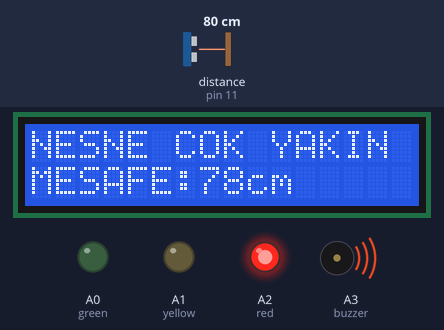
Simulated run of this sketch. Board: Arduino Uno, built with avr-gcc and run on an emulated ATmega328P. Parts: 16×2 character LCD, output pins drawn as LEDs (lit = HIGH), buzzer (waves = sounding, pin HIGH). Wiring (inferred from the names in the program): ultrasonic range finder: trigger pin 9; echo pin 11. Dashed ring = blinking. The test bench sets the inputs (shaded band); at power-on: distance to the obstacle (sensor on pin 11) 80 cm. The echo pulse lasts 58.3 µs per cm; pins used as bus, display or sensor lines are not drawn.

Above: at 1.2 s.
1.3 s: distance to the obstacle (sensor on pin 11) set to 203 cm
At 2.1 s:
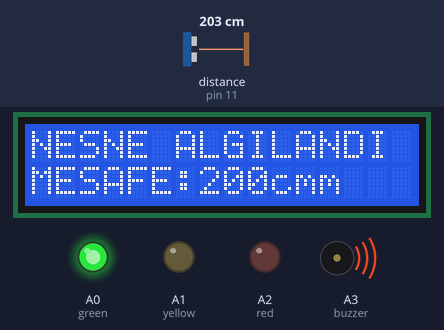
3.0 s: distance to the obstacle (sensor on pin 11) set to 18 cm
At 3.4 s:
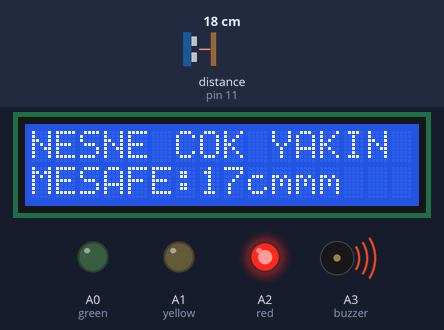
6.0 s: distance to the obstacle (sensor on pin 11) set to 2 cm
At 6.5 s:
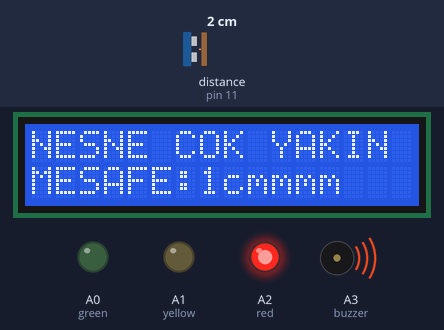
7.6 s: distance to the obstacle (sensor on pin 11) set to 250 cm
At 8.5 s:
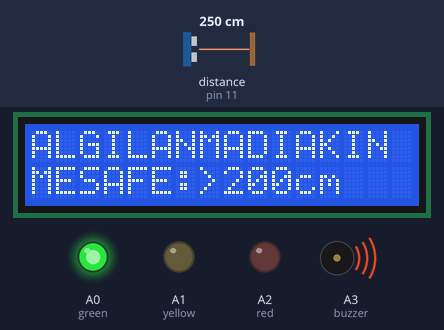
9.1 s: distance to the obstacle (sensor on pin 11) set to 4 cm
At 9.5 s:
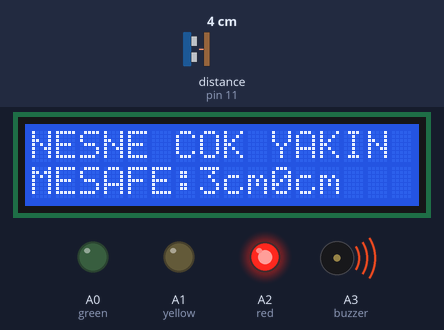
10.6 s: distance to the obstacle (sensor on pin 11) set to 120 cm
At 11.34 s:
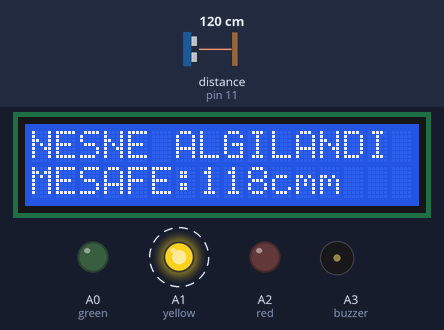
Timing chart, 0 to 13.5 s (numbered marks = the images above; inputs shaded):
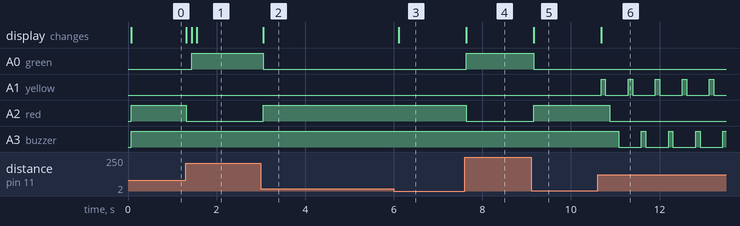

The sketch:

radar.ino
```cpp
#include<LiquidCrystal.h>
const int rs = 7, en = 6, d4 = 5, d5 = 4, d6 = 3, d7 = 2;
LiquidCrystal lcd(rs, en, d4, d5, d6, d7);

int trigPin = 9;
int echoPin = 11;
int green = A0;
int red = A2;
int yellow = A1;
int buzzer = A3;

void setup()
{
  Serial.begin(9600);
  pinMode(trigPin,OUTPUT);
  pinMode(echoPin,INPUT);
  pinMode(green,OUTPUT);
  pinMode(red,OUTPUT);
  pinMode(buzzer,OUTPUT);
  pinMode(yellow,OUTPUT);
  lcd.begin(16,2);

}

void loop()
{

  long duration,distance;
  digitalWrite(trigPin,LOW);
  delayMicroseconds(2);
  digitalWrite(trigPin,HIGH);
  delayMicroseconds(10);
  digitalWrite(trigPin,LOW);
  duration = pulseIn(echoPin,HIGH);
  distance = (duration/2)/29.412;

  if (distance>200)
  {
    lcd.setCursor(0,0);
    lcd.print("ALGILANMADI");
    lcd.setCursor(0,2);
    lcd.print("MESAFE:");
    lcd.print(">200cm");
    digitalWrite(yellow,LOW);
    digitalWrite(green,HIGH);
    }
else if(distance<=200 || distance>100)
  {
    lcd.setCursor(0,0);
    lcd.print("NESNE ALGILANDI");
    lcd.setCursor(0,2);
    lcd.print("MESAFE:");
    lcd.print(distance);
    lcd.print("cm");
      }
if(distance >= 200)
{
  digitalWrite(red,LOW);

  }
else if(distance>200 || distance<=100)
{
  lcd.setCursor(0,0);
  lcd.print("NESNE COK YAKIN");
  lcd.setCursor(0,2);
  lcd.print("MESAFE:");
  lcd.print(distance);
  lcd.print("cm");
  digitalWrite(red,HIGH);
  digitalWrite(green,LOW);
  digitalWrite(buzzer,HIGH);
}
else
{
  digitalWrite(yellow,HIGH);
  delay(100);
  digitalWrite(yellow,LOW);
  delay(100);
  digitalWrite(red,LOW);
  delay(100);
  digitalWrite(buzzer,HIGH);
  delay(100);
  digitalWrite(buzzer,LOW);
  delay(100);
  digitalWrite(green,LOW);
}
delay(100);
  }
```

Measured:
- after the input at 1.3 s, A0 (green): LOW → HIGH after 0.14 s; A2 (red): HIGH → LOW at once; the display: first changes at once (image 1 shows a later state)
- after the input at 3.0 s, A0 (green): HIGH → LOW after 0.06 s; A2 (red): LOW → HIGH after 0.06 s; the display: changes after 0.06 s (image 2)
- after the input at 6.0 s, the display: changes after 0.11 s (image 3)
- after the input at 7.6 s, A0 (green): LOW → HIGH at once; A2 (red): HIGH → LOW at once; the display: changes at once (image 4)
- after the input at 9.1 s, A0 (green): HIGH → LOW after 0.06 s; A2 (red): LOW → HIGH after 0.06 s; the display: changes after 0.06 s (image 5)
- after the input at 10.6 s, A1 (yellow): alternates HIGH for 0.10 s and LOW for 0.51 s, starting after 0.08 s; A2 (red): HIGH → LOW after 0.28 s; A3 (buzzer): alternates HIGH for 0.10 s and LOW for 0.51 s, starting after 0.48 s; the display: changes after 0.08 s (image 6)
